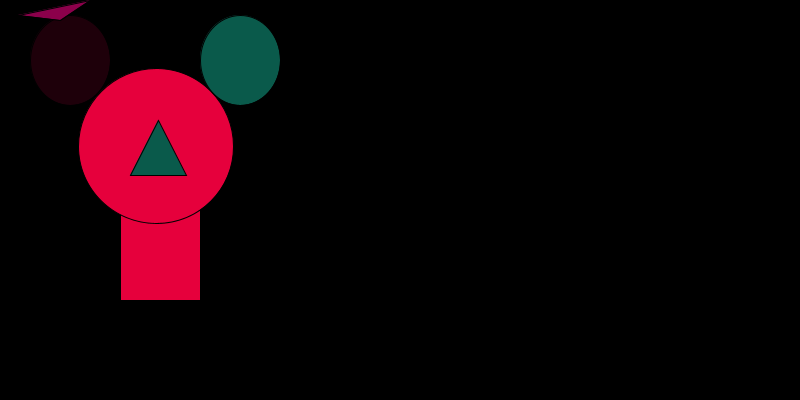
Frame 1 (no input)
Frame 60 (the mouse pressed at the canvas centre just before this capture): identical to frame 1, image omitted
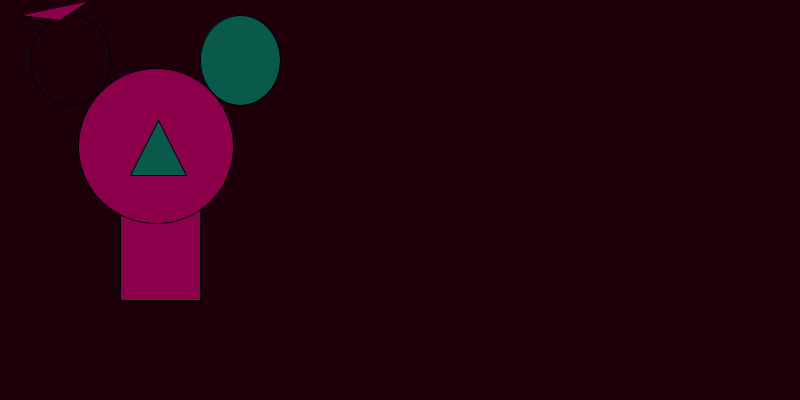
Frame 120 (the mouse held since frame 60 and released just before this capture)

The Processing sketch that drew these frames (run headless with seeded random() and noise(); from frame 60 on, the mouse is pressed at the canvas centre):

// Processing sketch: processing_32255
// ── processing_32255.pde

void setup(){
size(800, 400);
}

void draw() {
   println(mouseX);
  background(mouseX);
  println(mouseY);
  if(mouseY <200) {

fill(230, 0, 60);
  }else{
    background (30, 0, 10);
  }
rect(120, 210, 80, 90);
ellipse(156, 146, 155, 155);

fill(30, 0, 10);
ellipse(70, 60, 80, 90);

fill(10, 90, 75);
ellipse(240, 60, 80, 90);
triangle(130, 175, 158, 120, 186, 175);

fill(140, 0, 75);
triangle(60, 20, 90, 0, 18, 15);
line(330, 420, 485, 475);
}
